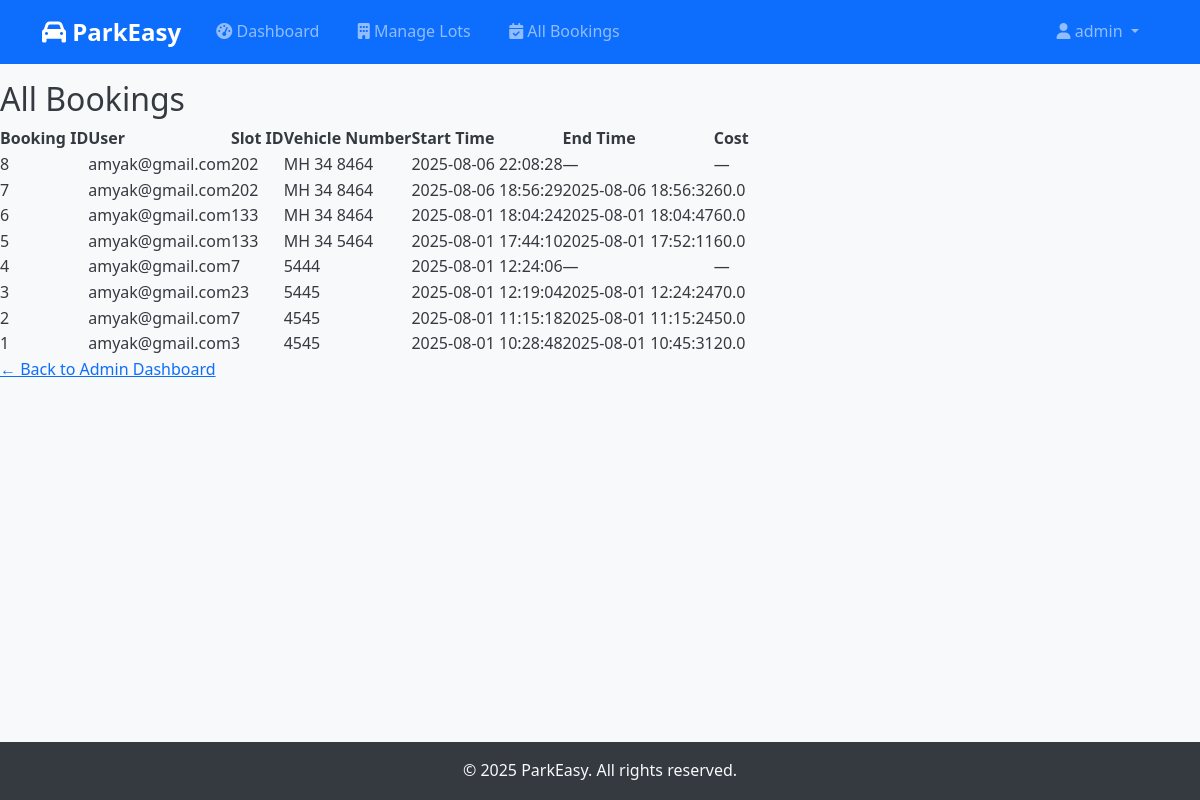
Page /admin/all_bookings (signed in) on the committed database.
### tables this page shows
CREATE TABLE bookings (
            id INTEGER PRIMARY KEY AUTOINCREMENT,
            user_email TEXT NOT NULL,
            slot_id INTEGER NOT NULL,
            vehicle_number TEXT NOT NULL,
            start_time TEXT,
            end_time TEXT,
            cost REAL
        );

CREATE TABLE users (
            id INTEGER PRIMARY KEY AUTOINCREMENT,
            username TEXT UNIQUE NOT NULL,
            password TEXT NOT NULL,
            is_admin INTEGER DEFAULT 0
        );

### app.py (the view)
@app.route('/admin/all_bookings')
def all_bookings():
    if not session.get('is_admin'):
        flash("Access denied.")
        return redirect('/login')
    conn = sqlite3.connect('database.db')
    cur = conn.cursor()
    cur.execute('''
        SELECT b.id, u.username, b.slot_id, b.vehicle_number, b.start_time, b.end_time, b.cost
        FROM bookings b
        JOIN users u ON b.user_email = u.username
        ORDER BY b.id DESC
    ''')
    all_bookings = cur.fetchall()
    conn.close()
    return render_template('all_bookings.html', bookings=all_bookings)

### templates/all_bookings.html (shortened to what this page needs)
{% extends 'base.html' %}
{% block content %}
<h2>All Bookings</h2>
<table>
    <tr>
        <th>Booking ID</th>
        <th>User</th>
        <th>Slot ID</th>
        <th>Vehicle Number</th>
        <th>Start Time</th>
        <th>End Time</th>
        <th>Cost</th>
    </tr>
    {% for booking in bookings %}
    <tr>
        <td>{{ booking[0] }}</td>
        <td>{{ booking[1] }}</td>
        <td>{{ booking[2] }}</td>
        <td>{{ booking[3] }}</td>
        <td>{{ booking[4] or '—' }}</td>
        <td>{{ booking[5] or '—' }}</td>
        <td>{{ booking[6] or '—' }}</td>
    </tr>
    {% endfor %}
</table>
<a class="back-link" href="/admin/dashboard">← Back to Admin Dashboard</a>
{% endblock %}

### templates/base.html (style rules this page uses)
:root { --primary-color: #007bff; --secondary-color: #6c757d; --success-color: #28a745; --danger-color: #dc3545; --warning-color: #ffc107; --info-color: #17a2b8; --light-color: #f8f9fa; --dark-color: #343a40; --gradient-bg: linear-gradient(135deg, #667eea 0%, #764ba2 100%); --card-shadow: 0 4px 6px rgba(0, 0, 0, 0.1); --border-radius: 10px; }
* { margin: 0; padding: 0; box-sizing: border-box; }
body { font-family: 'Segoe UI', Tahoma, Geneva, Verdana, sans-serif; line-height: 1.6; color: var(--dark-color); background: var(--light-color); display: flex; flex-direction: column; min-height: 100vh; }

### rows in the picture
bookings: id "8", username "amyak@gmail.com", slot "202", vehicle_number "MH 34 8464", start_time "2025-08-06 22:08:28", booking "—"
bookings: id "7", username "amyak@gmail.com", slot "202", vehicle_number "MH 34 8464", start_time "2025-08-06 18:56:29", end_time "2025-08-06 18:56:32", cost "60.0"
bookings: id "6", username "amyak@gmail.com", slot "133", vehicle_number "MH 34 8464", start_time "2025-08-01 18:04:24", end_time "2025-08-01 18:04:47", cost "60.0"
bookings: id "5", username "amyak@gmail.com", slot "133", vehicle_number "MH 34 5464", start_time "2025-08-01 17:44:10", end_time "2025-08-01 17:52:11", cost "60.0"
bookings: id "4", username "amyak@gmail.com", slot "7", vehicle_number "5444", start_time "2025-08-01 12:24:06", booking "—"
bookings: id "3", username "amyak@gmail.com", slot "23", vehicle_number "5445", start_time "2025-08-01 12:19:04", end_time "2025-08-01 12:24:24", cost "70.0"
bookings: id "2", username "amyak@gmail.com", slot "7", vehicle_number "4545", start_time "2025-08-01 11:15:18", end_time "2025-08-01 11:15:24", cost "50.0"
bookings: id "1", username "amyak@gmail.com", slot "3", vehicle_number "4545", start_time "2025-08-01 10:28:48", end_time "2025-08-01 10:45:31", cost "20.0"

### other values in the picture
{{ session.username }} "admin"
